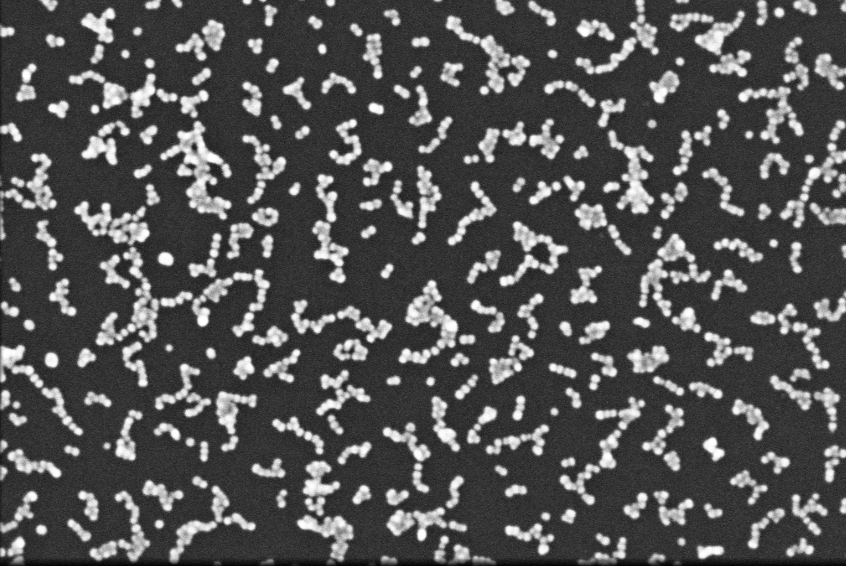
%> input picture Dataset/initial dataset/Linear_1.png, 846 x 566 px
$ octave CircleDetectionAndRadius.m   (GNU Octave 9; MATLAB toolbox functions it lacks are replaced by stand-ins)
%> lines starting %> are read from the running program, lines starting %| are printed output that depends on the picture; in (x1, y1, x2, y2) boxes, pixels count from 0 and x2, y2 are one past the last pixel; in counts of white or black regions, pixels touching at a corner belong together; the program's own positions count from 1
 I = imread(['Linear_1.png']);
%> I is the input picture: size 566x846x3 uint8; min 2, max 255, mean 83.5

%% Preparing the image
% Converting the image to grayscale
grayImage = im2gray(I);

% Noise Reduction using Gaussian smoothing
smoothedImage = imgaussfilt(grayImage, 1); % Adjust standard deviation as needed
%%
% the range of radii for circle detection
radiusRange = [5, 6];
%% Obtimizing the accuricy of circle detection by Adjusting sensitivity and edge threshold
sensitivity = 0.95; % Lower sensitivity for smaller circles
edgeThreshold = 0.1; % Lower edge threshold for smaller circles

% Performing circle detection using the Hough Transform with adjusted parameters on the original image
[centers, radii, metric] = imfindcircles(smoothedImage, radiusRange, ...
    'ObjectPolarity', 'bright', 'Sensitivity', sensitivity, 'EdgeThreshold', edgeThreshold);
%> centers = 480 rows, first 12: [52.15 360.7; 779.7 13.25; 166.3 259.5; 41.71 530.5; 29.71 325.5; 211.4 353.9; 150.5 63.87; 543.7 549.9; 159.9 524.5; 138.2 31.76; 32.05 497.2; 809.9 159.5]; radii = 480 values, max 6 at index 131, min 5 at index 387, mean 5.93; metric = 480 values, max 0.173 at index 1, min 0.0103 at index 480, mean 0.0906

% Create a folder to save the detected circles and figures
outputFolder = 'Linear_1';
if ~exist(outputFolder, 'dir')
    mkdir(outputFolder);
end

% Save each detected circle as a separate file and write radii information to a text file
outputFile = fullfile(outputFolder, 'Linear_1.txt');
outputExcelFile = fullfile(outputFolder, 'Linear_1.xlsx');

fid = fopen(outputFile, 'w');
fprintf(fid, 'ImageName\tRadius\n');

data = cell(length(radii), 2);
%> data = 960 items

for i = 1:length(radii)
    % Extract information for each detected circle
    center = centers(i,:);
    radius = radii(i);

    % Create an image with only the current detected circle
    [x, y] = meshgrid(1:size(smoothedImage, 2), 1:size(smoothedImage, 1));
    circleMask = (x - center(1)).^2 + (y - center(2)).^2 <= radius^2;

    % Create an image with the current detected circle
    circleImage = false(size(smoothedImage));
    circleImage(circleMask) = true;

    % Save the circle image as a separate file in the folder
    circleFilename = sprintf('Cell%d.png', i);
    circleFilePath = fullfile(outputFolder, circleFilename);
    imwrite(circleImage, circleFilePath);

    % Write radii information to the text file
    fprintf(fid, '%s\t%f\n', circleFilename, radius);

    % Store data for Excel file
    data{i, 1} = circleFilename;
    data{i, 2} = radius;
end
%> this loop made 480 passes
%> (center, radius, circleFilename) on passes 1 to 3: ([52.15 360.7], 5.97, 'Cell1.png'), ([779.7 13.25], 5.98, 'Cell2.png'), ([166.3 259.5], 5.98, 'Cell3.png')
%> pass 1, `circleMask = (x - center(1)).^2 + (y - center(2)).^2 <= radius^2;`:
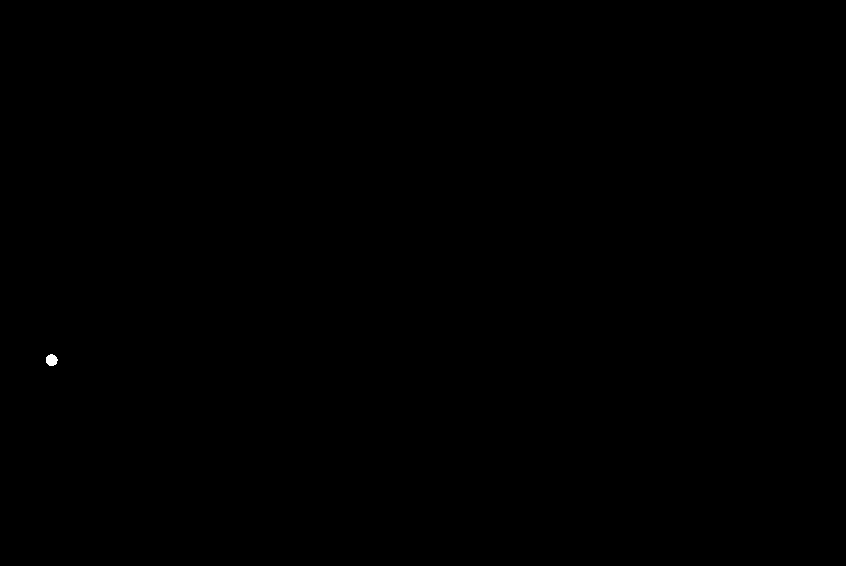
%> circleMask: size 566x846 logical; 0.02% white; 1 white region, box (x1, y1, x2, y2) and area: (46, 354, 58, 366) 110
%> after the loop: circleImage: size 566x846 logical; 0.02% white; 1 white region, box (x1, y1, x2, y2) and area: (824, 304, 836, 316) 113

fclose(fid);

% Write radii information to Excel file
columnNames = {'ImageName', 'Radius'};
%> (the run ends here)
